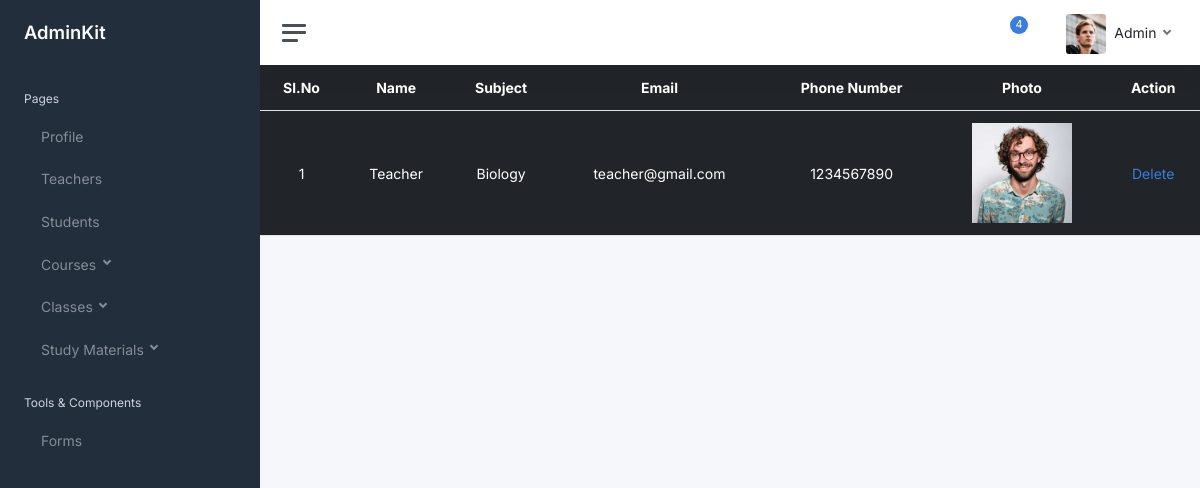
/viewTeacher, run on an earlier commit of the app's database.
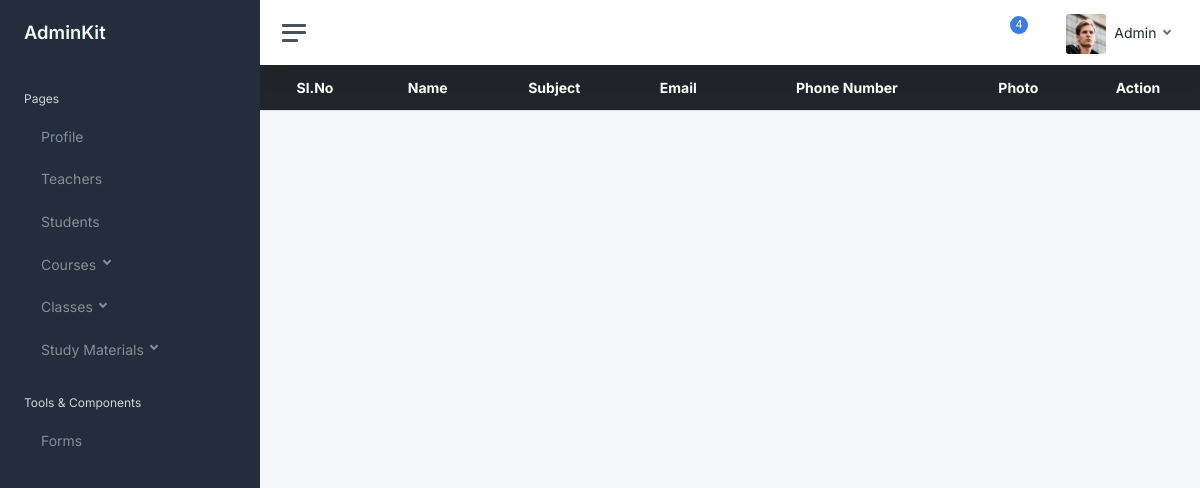
And on a later commit of the database.
### MyApp/models.py (models this page shows, shortened)
class TeachersLogin(models.Model):
    user = models.OneToOneField(User, on_delete = models.CASCADE, primary_key =True, related_name='TeachersLogin')
    Name=models.CharField(max_length=20)
    Subject=models.CharField(max_length=20)
    Email= models.EmailField()
    Phone_Number=models.IntegerField()
    image=models.ImageField(upload_to='TeacherImage')

### MyApp/views.py (the view)
# urls.py: path('viewTeacher',views.view_teacher,name='view_teacher'),
def view_teacher(request):
    data = TeachersLogin.objects.all()
    return render(request,'TeachersView.html',{'data':data})

### templates/TeachersView.html (shortened to what this page needs)
{% extends "admin.html" %}
{% block content %}
<body>
        <table class="table table-dark table-hover">
            <tr>
                <th>Sl.No</th>
                <th>Name</th>
                <th>Subject</th>
                <th>Email</th>
                <th>Phone Number</th>
                <th>Photo</th>
                <th>Action</th>
            </tr>
            {% for i in data %}
            <tr>
                <td>{{forloop.counter}}</td>
                <td>{{i.Name}}</td>
                <td>{{i.Subject}}</td>
                <td>{{i.Email}}</td>
                <td>{{i.Phone_Number}}</td>
                <td><img src='{{i.image.url}}' height=100px></td>
                <td><a href="{% url 'delete_teacher' i.user_id %}">Delete</a></td>
            </tr>
            {% endfor %}
        </table>
</body>
{% endblock %}

What changed in the data, as far as the page shows it:
removed TeachersLogin: Name "Teacher", Subject "Biology", Email "teacher@gmail.com", Phone_Number "1234567890", image (picture)
